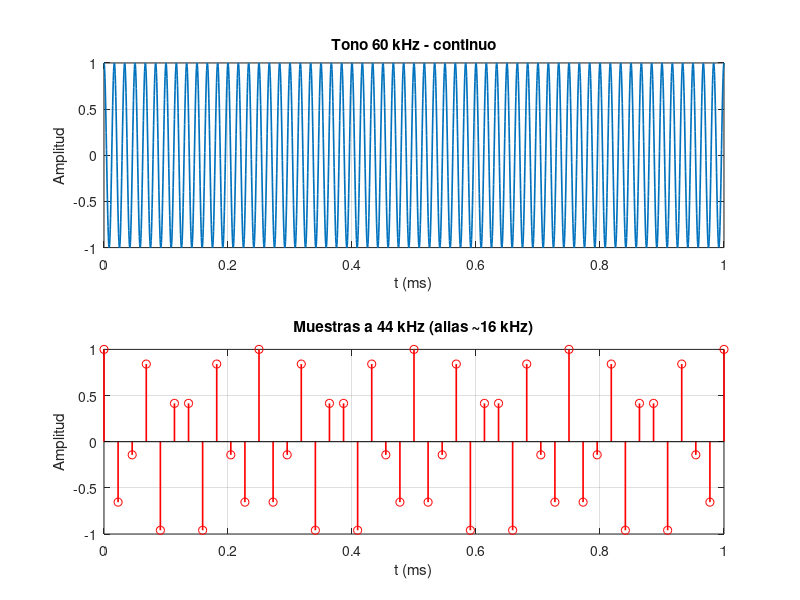

MATLAB code to generate this figure:
fs = 44000;  % muestreo 44 kHz
f_tono = 60000;  % 60 kHz real
tmax = 1e-3;
t_cont = linspace(0, tmax, 2000);
x_cont = cos(2*pi*f_tono*t_cont);

% Muestras
nmax = floor(tmax*fs);
n = 0:nmax;
t_samp = n/fs;
x_samp = cos(2*pi*f_tono*t_samp);

figure;
subplot(2,1,1);
plot(t_cont*1e3, x_cont,'LineWidth',1.2);
title('Tono 60 kHz - continuo');
xlabel('t (ms)'); ylabel('Amplitud'); grid on;

subplot(2,1,2);
stem(t_samp*1e3, x_samp,'r','LineWidth',1.2);
title('Muestras a 44 kHz (alias ~16 kHz)');
xlabel('t (ms)'); ylabel('Amplitud'); grid on;
